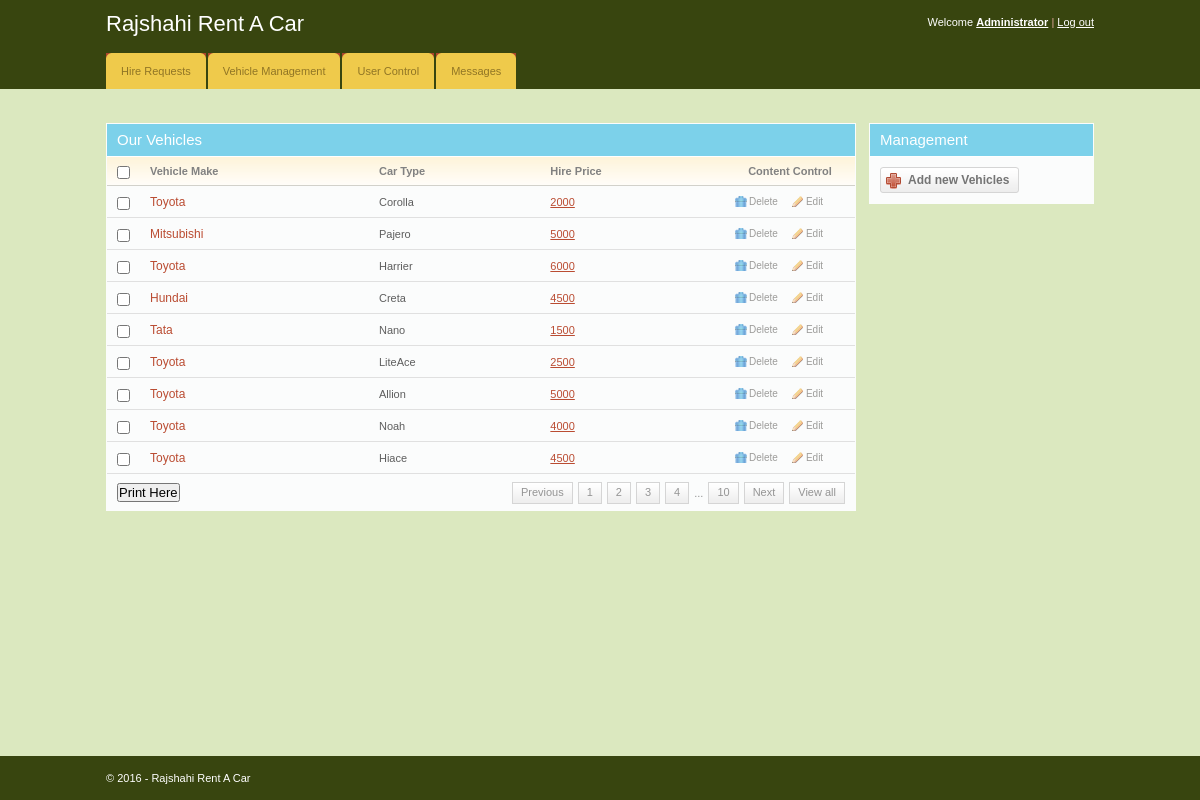
Screenshot of /admin/add_vehicles.php (signed in) with the database file from the repository.
### tables this page shows
CREATE TABLE IF NOT EXISTS `cars` (
`car_id` int(11) NOT NULL,
  `car_name` varchar(255) NOT NULL,
  `car_type` varchar(255) NOT NULL,
  `image` text NOT NULL,
  `hire_cost` int(11) NOT NULL,
  `capacity` int(11) NOT NULL,
  `status` varchar(255) NOT NULL
);

### admin/add_vehicles.php (the view, shortened to what this page needs)
<!DOCTYPE html>
<html>
    <head>
        <link rel="stylesheet" href="css/style.css" type="text/css" media="all" />
    </head>
    <body>
        <div id="header">
            <div class="shell">
                <?php
                include 'menu.php';
                ?>
            </div>
        </div>
        <div id="container">
            <div class="shell">
                <br />
                <div id="main">
                    <div id="content">
                        <div class="box">
                            <div class="box-head">
                                <h2 class="left">Our Vehicles</h2>
                            </div>
                            <div class="table">
                                <table width="100%" border="0" cellspacing="0" cellpadding="0">
                                    <tr>
                                        <th width="13"><input type="checkbox" class="checkbox" /></th>
                                        <th>Vehicle Make</th>
                                        <th>Car Type</th>
                                        <th>Hire Price</th>
                                        <th width="110" class="ac">Content Control</th>
                                    </tr>
                                    <?php
                                    include '../includes/config.php';
                                    $select = "SELECT * FROM cars WHERE status = 'Available'";
                                    $result = $conn->query($select);
                                    while ($row = $result->fetch_assoc()) {
                                        ?>
                                        <tr>
                                            <td><input type="checkbox" class="checkbox" /></td>
                                            <td><h3><a href="#"><?php echo $row['car_type'] ?></a></h3></td>
                                            <td><?php echo $row['car_name'] ?></td>
                                            <td><a href="#"><?php echo $row['hire_cost'] ?></a></td>
                                            <td><a href="javascript:sureToApprove(<?php echo $row['car_id']; ?>)" class="ico del">Delete</a><a href="edit_car.php?car_id=<?php echo $row['car_id']; ?>" class="ico edit">Edit</a></td>
                                        </tr>
                                        <?php
                                    }
                                    ?>
                                </table>
                                <div class="pagging">
                                    <div class="right">
                                        <a href="#">Previous</a>
                                        <a href="#">1</a>
                                        <a href="#">2</a>
                                        <a href="#">3</a>
                                        <a href="#">4</a>
                                        <span>...</span>
                                        <a href="#">10</a>
                                        <a href="#">Next</a>
                                        <a href="#">View all</a>
                                    </div>
                                    <h2><input type="submit" onclick="window.print()" value="Print Here" /></h2>
                                </div>
                            </div>
                        </div>
                    </div>
                    <div id="sidebar">
                        <div class="box">
                            <div class="box-head">
                                <h2>Management</h2>
                            </div>
                            <div class="box-content">
                                <a href="add_cars.php" class="add-button"><span>Add new Vehicles</span></a>
                            </div>
                        </div>
                    </div>
                </div>
            </div>
        </div>
        <div id="footer">
            <div class="shell">
                <span class="left">&copy; <?php echo date("Y"); ?> - Rajshahi Rent A Car</span>
            </div>
        </div>
    </body>
</html>

### admin/css/style.css (style rules this page uses)
* { padding:0; margin:0; outline:0; }
body { background:#dbe8bf; font-family: Verdana, sans-serif; font-size:11px; line-height:14px; color:#5e5e5e; }
input, textarea, select { font-family: Verdana, sans-serif; font-size:13px; }
.checkbox { width:13px; height:13px; vertical-align:top; position:relative; top:2px; }
a { color:#ba4c32; text-decoration: underline; cursor:pointer; }
.left, .alignleft { float:left; display:inline; }
.right, .alignright { float:right; display:inline; }
.ac { text-align: center !important; }
h2 { font-size:15px; font-weight: normal; }
h3 { font-size:12px; line-height:14px; font-weight: normal; }
h3 a { text-decoration: none; }
.shell { width:988px; margin:0 auto; }
#header { height:89px; background-color: #38450F; white-space:nowrap; }
#container { padding:20px 0; }
#content { float:left; width:750px; }
#sidebar { float:right; width:225px; }
.table th { background:#fffdfa url(images/th.gif) repeat-x 0 0; color:#818181; text-align: left; padding:7px 10px; border-bottom:solid 1px #d2d1cb; }
.table td { background:#fbfcfc; border-bottom:solid 1px #e0e0e0; padding:8px 10px; }
.box { background:#fbfcfc; height:100%; padding:1px; margin-bottom:20px; }
.box-head { background:#7CD1EA; height:32px; color:#fff; padding: 0 10px; line-height:32px; white-space:nowrap; border-bottom:solid 1px #fff; }
.pagging { height:20px; padding:8px 10px; line-height:19px; color:#949494; }
.pagging a { background:url(images/pagging.gif) repeat-x 0 0; height:20px; float:left; padding:0 8px; border:solid 1px #d5d5d5; text-decoration: none; color:#949494; margin-left:5px; }
.pagging span { float:left; margin-left:5px; padding-top:2px; }
a.ico { color:#9d9c9a; font-size:10px; text-decoration: none; padding:0 0 0 14px; background-repeat:no-repeat; background-position:0 0; }
a.del { background-image:url(images/del.gif) }
a.edit { background-image:url(images/edit.gif); margin-left:14px; }
.box-content { padding:10px; }
.add-button, .add-button span { float:left; height:26px; background:url(images/add-button.gif) no-repeat 0 0; padding:0 0 0 28px; }
.add-button span { background-position:right 0; padding:0 10px 0 0; }
.add-button { font-weight: bold; font-size:12px; color:#747474; text-decoration: none; line-height:26px; }
#footer { position: fixed; bottom: 0; width: 100%; height:44px; background:#38450F; line-height:44px; color:#fff; }

### rows the page displays
cars: car_type "Toyota", car_name "Corolla", hire_cost "2000"
cars: car_type "Mitsubishi", car_name "Pajero", hire_cost "5000"
cars: car_type "Toyota", car_name "Harrier", hire_cost "6000"
cars: car_type "Hundai", car_name "Creta", hire_cost "4500"
cars: car_type "Tata", car_name "Nano", hire_cost "1500"
cars: car_type "Toyota", car_name "LiteAce", hire_cost "2500"
cars: car_type "Toyota", car_name "Allion", hire_cost "5000"
cars: car_type "Toyota", car_name "Noah", hire_cost "4000"
cars: car_type "Toyota", car_name "Hiace", hire_cost "4500"
